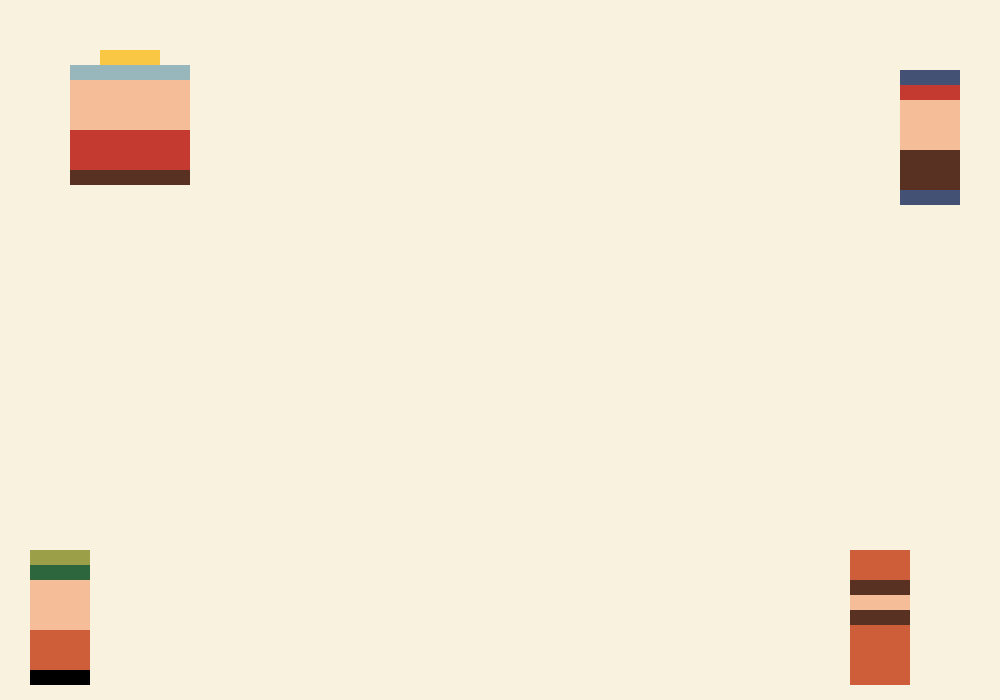
Frame 1 (no input)
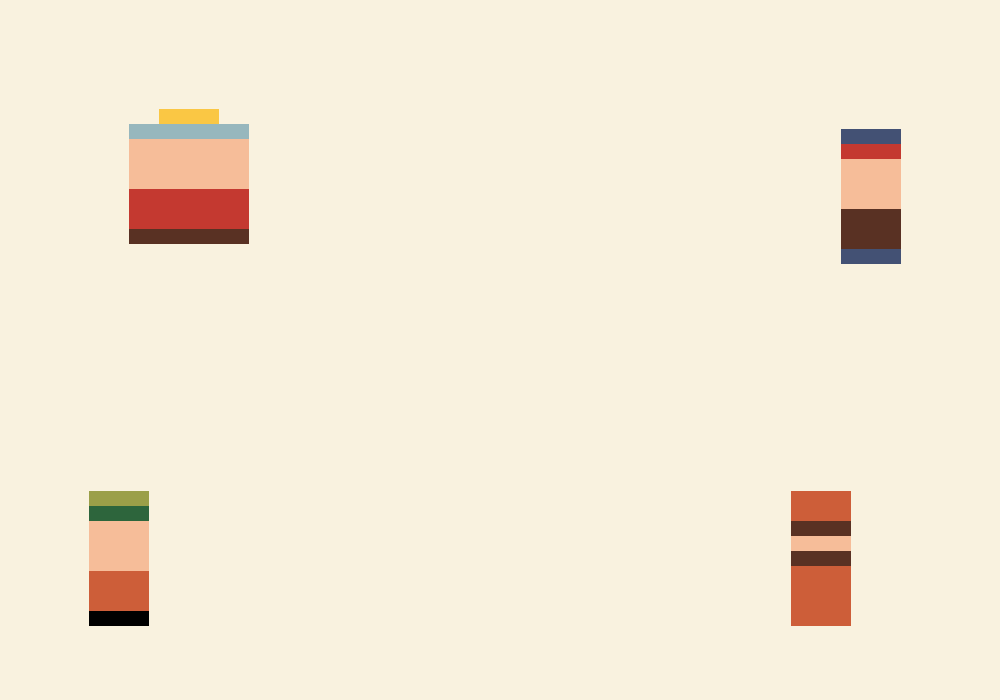
Frame 60 (no input)
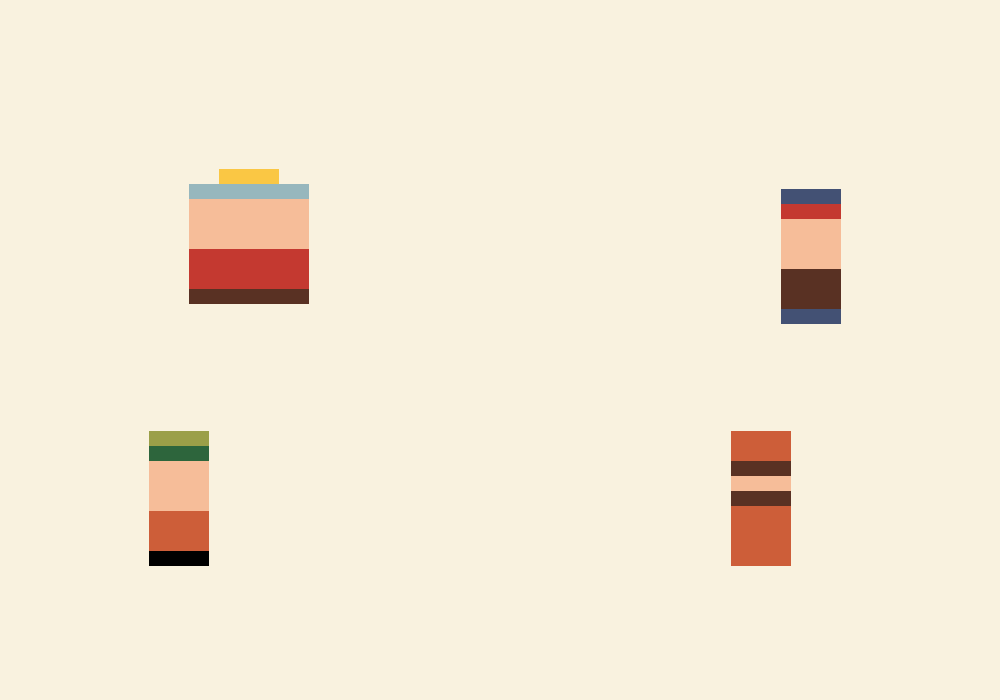
Frame 120 (the mouse pressed at the canvas centre since frame 60)

The p5.js sketch that drew these frames (run headless with seeded random() and noise() and a simulated clock; from frame 60 on, the mouse is pressed at the canvas centre):

// p5.js sketch
// ── sketch.js
// Created by Jessica Bao
// Last edited Jan. 30, 2017
// This program was about an animation for a lego family
// Four the family members started at the corner of the screen
// and then all went to the center
// and then all went back their original corners again repeatedly

// initializes the starting points for all the lego family members
var x_topLeft = 100;
var y_topLeft = 50;
var x_bottomLeft = 30;
var y_bottomLeft = 550;
var x_topRight = 900;
var y_topRight = 70;
var x_bottomRight = 850;
var y_bottomRight = 550;

// changes the direction of each lego family member
var c1 = true, c2 = true, c3 = true, c4 = true; 

function setup() {
  noStroke();// disables the edge of all the shapes
  createCanvas(1000, 700);// creates a canvas sized 1000 * 700
  background(249, 242, 223);// sets the background color
}

function draw() {
  background(249, 242, 223);// makes sure that there is only one lego family member showing up without all the collection
  leftOne(15);// the first lego family member starts its own animation
  if(c1) {
    x_topLeft = x_topLeft + 1;
    y_topLeft = y_topLeft + 1;
  } else {
    x_topLeft = x_topLeft - 1;
    y_topLeft = y_topLeft - 1;
  }

  if(x_topLeft > 300 || y_topLeft < 50) {
    c1 = !c1
  }
  leftTwo(15);// the second lego family member starts its own animation
  if(c2) {
    x_bottomLeft = x_bottomLeft + 1;
    y_bottomLeft = y_bottomLeft - 1;
  } else {
    x_bottomLeft = x_bottomLeft - 1;
    y_bottomLeft = y_bottomLeft + 1;
  }

  if(y_bottomLeft < 275 || y_bottomLeft > 550) {
    c2 = !c2
  }
  rightTwo(15);// the third lego family member starts its own animation
  if(c3) {
    x_topRight = x_topRight - 1;
    y_topRight = y_topRight + 1;
  } else {
    x_topRight = x_topRight + 1;
    y_topRight = y_topRight - 1;
  }
  
  if(y_topRight > 275 || y_topRight < 70) {
    c3 = !c3
  }
  rightOne(15);// the fourth lego family member starts its own animation
  if(c4) {
    x_bottomRight = x_bottomRight - 1;
    y_bottomRight = y_bottomRight - 1;
  } else {
    x_bottomRight = x_bottomRight + 1;
    y_bottomRight = y_bottomRight + 1;
  }
  
  if(y_bottomRight < 275 | y_bottomRight > 550) {
    c4 = !c4
  }
}

// creates the first lego family member and its animation 
function leftOne(heightLeftOne) {
  fill(250, 199, 68);
  rect(x_topLeft, y_topLeft, 60, heightLeftOne);
  fill(151, 183, 189);
  rect(x_topLeft - 30, y_topLeft + 15, 120, heightLeftOne);
  fill(246, 189, 153);
  rect(x_topLeft - 30, y_topLeft + 30, 120, heightLeftOne + 35);
  fill(196, 57, 48);
  rect(x_topLeft - 30, y_topLeft + 80, 120, heightLeftOne + 25);
  fill(89, 49, 35);
  rect(x_topLeft - 30, y_topLeft + 120, 120, heightLeftOne);
  
  // if this family member just stops at the center of the screen
  // x_topLeft = x_topLeft + 1;
  // y_topLeft = y_topLeft + 1;
  // x_topLeft = min(x_topLeft, 300);
  // y_topLeft = min(y_topLeft, 275);
  
  // if(c1) {
  //   x_topLeft = x_topLeft + 1;
  //   y_topLeft = y_topLeft + 1;
  // } else {
  //   x_topLeft = x_topLeft - 1;
  //   y_topLeft = y_topLeft - 1;
  // }

  // if(x_topLeft > 300 || y_topLeft < 50) {
  //   c1 = !c1
  // }
}

// creates the second lego family member and its animation
function leftTwo(heightLeftTwo) {
  fill(155, 159, 72);
  rect(x_bottomLeft, y_bottomLeft, 60, heightLeftTwo);
  fill(45, 101, 60);
  rect(x_bottomLeft, y_bottomLeft + 15, 60, heightLeftTwo);
  fill(246, 189, 153);
  rect(x_bottomLeft, y_bottomLeft + 30, 60, heightLeftTwo + 35);
  fill(205, 94, 57);
  rect(x_bottomLeft, y_bottomLeft + 80, 60, heightLeftTwo + 25);
  fill(0);
  rect(x_bottomLeft, y_bottomLeft + 120, 60, heightLeftTwo);
  
  // if this family member just stops at the center of the screen
  // x_bottomLeft = x_bottomLeft + 1;
  // y_bottomLeft = y_bottomLeft - 1;
  // x_bottomLeft = min(x_bottomLeft, 430);
  // y_bottomLeft = max(y_bottomLeft, 275);
  
  // if(c2) {
  //   x_bottomLeft = x_bottomLeft + 1;
  //   y_bottomLeft = y_bottomLeft - 1;
  // } else {
  //   x_bottomLeft = x_bottomLeft - 1;
  //   y_bottomLeft = y_bottomLeft + 1;
  // }

  // if(y_bottomLeft < 275 || y_bottomLeft > 550) {
  //   c2 = !c2
  // }
}

// creates the third lego family member and its animation
function rightTwo(heightRightTwo) {
  fill(67, 81, 116);
  rect(x_topRight, y_topRight, 60, heightRightTwo);
  fill(196, 57, 48);
  rect(x_topRight, y_topRight + 15, 60, heightRightTwo);
  fill(246, 189, 153);
  rect(x_topRight, y_topRight + 30, 60, heightRightTwo + 35);
  fill(89, 49, 35);
  rect(x_topRight, y_topRight + 80, 60, heightRightTwo + 25);
  fill(67, 81, 116);
  rect(x_topRight, y_topRight + 120, 60, heightRightTwo);
  
  // if this family member just stops at the center of the screen
  // x_topRight = x_topRight - 1;
  // y_topRight = y_topRight + 1;
  // x_topRight = max(x_topRight, 530);
  // y_topRight = min(y_topRight, 275);
  
  // if(c3) {
  //   x_topRight = x_topRight - 1;
  //   y_topRight = y_topRight + 1;
  // } else {
  //   x_topRight = x_topRight + 1;
  //   y_topRight = y_topRight - 1;
  // }
  
  // if(y_topRight > 275 || y_topRight < 70) {
  //   c3 = !c3
  // }
}

// creates the fourth lego family member and its animation
function rightOne(heightRightOne) {
  fill(205, 94, 57);
  rect(x_bottomRight, y_bottomRight, 60, heightRightOne * 2);
  fill(89, 49, 35);
  rect(x_bottomRight, y_bottomRight + 30, 60, heightRightOne);
  fill(246, 189, 153);
  rect(x_bottomRight, y_bottomRight + 45, 60, heightRightOne);
  fill(89, 49, 35);
  rect(x_bottomRight, y_bottomRight + 60, 60, heightRightOne);
  fill(205, 94, 57);
  rect(x_bottomRight, y_bottomRight + 75, 60, heightRightOne * 4);
  
  // if this family member just stops at the center of the screen
  // x_bottomRight = x_bottomRight - 1;
  // y_bottomRight = y_bottomRight - 1;
  // x_bottomRight = max(x_bottomRight, 630);
  // y_bottomRight = max(y_bottomRight, 275);
  
  // if(c4) {
  //   x_bottomRight = x_bottomRight - 1;
  //   y_bottomRight = y_bottomRight - 1;
  // } else {
  //   x_bottomRight = x_bottomRight + 1;
  //   y_bottomRight = y_bottomRight + 1;
  // }
  
  // if(y_bottomRight < 275 | y_bottomRight > 550) {
  //   c4 = !c4
  // }
}
